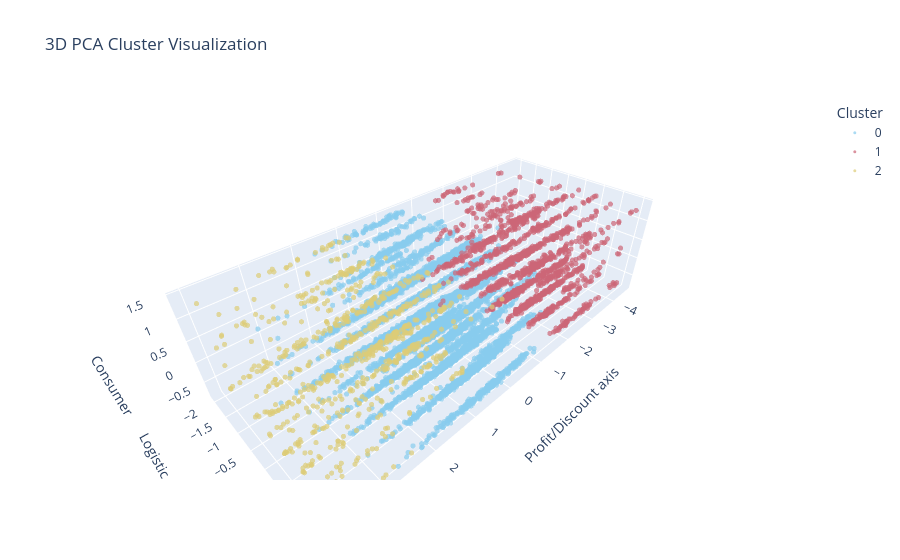

Notebook cell for this chart:
### Markdown cell above
### 3D Plot

### Code cell
import plotly.express as px

pca_3d = PCA(n_components=3)
pca_data_3d = pca_3d.fit_transform(data_final_prep_scaled)

pca_df_3d = pd.DataFrame(data=pca_data_3d, columns=['PC1', 'PC2', 'PC3'])
pca_df_3d['Cluster'] = data['Hierarchical_Labels'].astype(str)

fig = px.scatter_3d(
    pca_df_3d, 
    x='PC1', y='PC2', z='PC3',
    color='Cluster',
    title='3D PCA Cluster Visualization',
    labels={'PC1': 'Profit/Discount axis', 'PC2': 'Logistic axis (Days to Ship)', 'PC3': 'Consumer'}, #Consumer as PC3 is added additionally
    opacity=0.7,
    color_discrete_sequence=px.colors.qualitative.Safe
)

fig.update_traces(marker=dict(size=3))

fig.show()

### Figure 1 — Plotly figure (JSON) as saved in the notebook; plotly's stock layout.template omitted (floating-point values rounded to 4 significant figures; data arrays with more than 128 entries replaced by an {"elided": "..."} marker saying what was removed)
{"data": [{"hovertemplate": "Cluster=0<br>Profit/Discount axis=%{x}<br>Logistic axis (Days to Ship)=%{y}<br>Consumer=%{z}<extra></extra>", "legendgroup": "0", "marker": {"color": "rgb(136, 204, 238)", "opacity": 0.7, "size": 3, "symbol": "circle"}, "mode": "markers", "name": "0", "scene": "scene", "showlegend": true, "type": "scatter3d", "x": {"elided": "7360 float values"}, "y": {"elided": "7360 float values"}, "z": {"elided": "7360 float values"}}, {"hovertemplate": "Cluster=1<br>Profit/Discount axis=%{x}<br>Logistic axis (Days to Ship)=%{y}<br>Consumer=%{z}<extra></extra>", "legendgroup": "1", "marker": {"color": "rgb(204, 102, 119)", "opacity": 0.7, "size": 3, "symbol": "circle"}, "mode": "markers", "name": "1", "scene": "scene", "showlegend": true, "type": "scatter3d", "x": {"elided": "1876 float values"}, "y": {"elided": "1876 float values"}, "z": {"elided": "1876 float values"}}, {"hovertemplate": "Cluster=2<br>Profit/Discount axis=%{x}<br>Logistic axis (Days to Ship)=%{y}<br>Consumer=%{z}<extra></extra>", "legendgroup": "2", "marker": {"color": "rgb(221, 204, 119)", "opacity": 0.7, "size": 3, "symbol": "circle"}, "mode": "markers", "name": "2", "scene": "scene", "showlegend": true, "type": "scatter3d", "x": {"elided": "758 float values"}, "y": {"elided": "758 float values"}, "z": {"elided": "758 float values"}}], "layout": {"autosize": true, "legend": {"title": {"text": "Cluster"}, "tracegroupgap": 0}, "scene": {"aspectmode": "auto", "aspectratio": {"x": 2.049, "y": 0.8846, "z": 0.5518}, "domain": {"x": [0, 1], "y": [0, 1]}, "xaxis": {"title": {"text": "Profit/Discount axis"}, "type": "linear"}, "yaxis": {"title": {"text": "Logistic axis (Days to Ship)"}, "type": "linear"}, "zaxis": {"title": {"text": "Consumer"}, "type": "linear"}}, "title": {"text": "3D PCA Cluster Visualization"}}}
